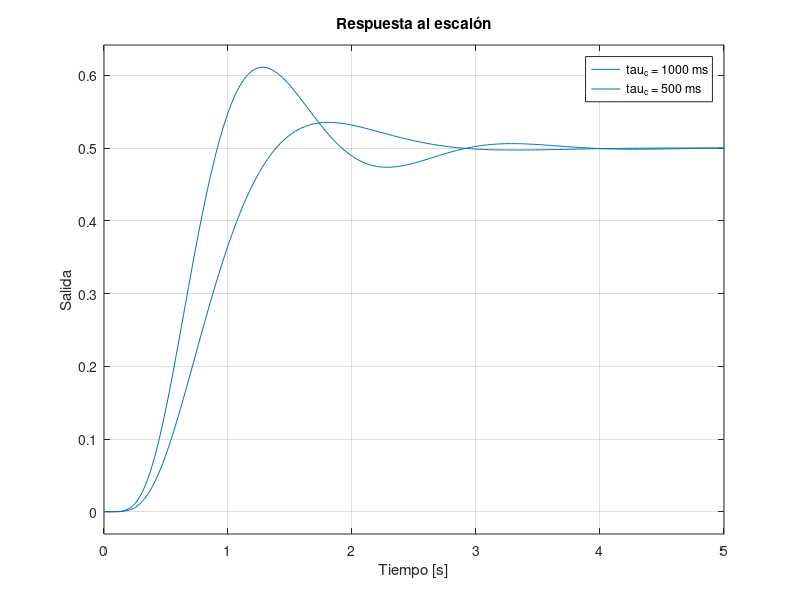

MATLAB code to generate this figure:
%--------------------------------------------------
%Este código fue utilizado para probar distintos tau 
%para el controlador, previo a la simulación con Proteus.
%La verificación de la frecuencia y ciclo de trabajo
%de la PWM se realizó en Proteus.
%--------------------------------------------------

clear
clc
s = tf('s');

%Planta
R = 10e3;
C = 10e-6;
tau_p = R*C;
G = 1/(1 + s*R*C)^5;

%Controlador
tau_c = 1000e-3; % tau_c = 1000 ms
Con = 1/(1 + s*tau_c);
T1 = G*Con/(1 + G*Con);
% rlocus(G*C);

tau_c = 500e-3; % tau_c = 500 ms
Con = 1/(1 + s*tau_c);
T2 = G*Con/(1 + G*Con);
% rlocus(G*C);

% Gráficos
figure;
step(T1);  
hold on;
step(T2);
grid on;
legend('tau_c = 1000 ms', 'tau_c = 500 ms');
title('Respuesta al escalón');
xlabel('Tiempo [s]');
ylabel('Salida');
